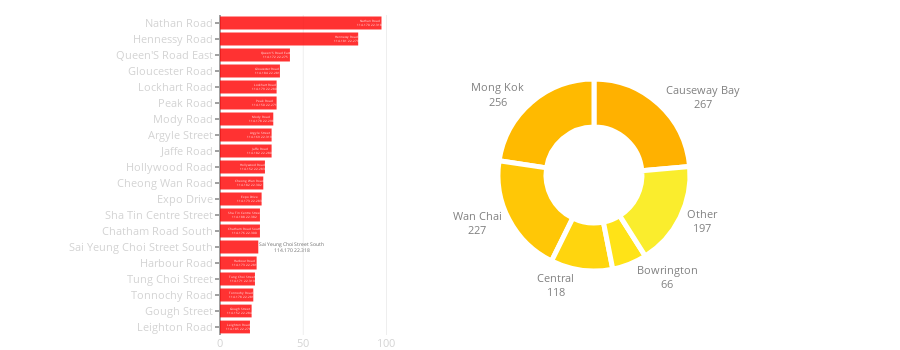

The cell this chart's notebook holds for it:
### Code cell
street_area_combine(city_data)

### Figure 1 — Plotly figure (JSON) as saved in the notebook; plotly's stock layout.template omitted (floating-point values rounded to 4 significant figures)
{"data": [{"hoverinfo": "text", "marker": {"color": "red"}, "opacity": 0.8, "orientation": "h", "showlegend": false, "text": ["Nathan Road<br>114.170 22.318", "Hennessy Road<br>114.181 22.279", "Queen'S Road East<br>114.172 22.275", "Gloucester Road<br>114.184 22.281", "Lockhart Road<br>114.179 22.280", "Peak Road<br>114.150 22.271", "Mody Road<br>114.178 22.298", "Argyle Street<br>114.169 22.319", "Jaffe Road<br>114.182 22.280", "Hollywood Road<br>114.152 22.283", "Cheong Wan Road<br>114.182 22.302", "Expo Drive<br>114.173 22.283", "Sha Tin Centre Street<br>114.188 22.382", "Chatham Road South<br>114.176 22.300", "Sai Yeung Choi Street South<br>114.170 22.318", "Harbour Road<br>114.173 22.281", "Tung Choi Street<br>114.171 22.319", "Tonnochy Road<br>114.178 22.281", "Gough Street<br>114.152 22.284", "Leighton Road<br>114.185 22.278"], "type": "bar", "uid": "e9d0c370-58aa-11e9-b10c-3c15c2cf2370", "x": [97, 83, 42, 36, 34, 34, 32, 31, 31, 27, 26, 25, 24, 24, 23, 22, 21, 20, 19, 18], "y": ["Nathan Road", "Hennessy Road", "Queen'S Road East", "Gloucester Road", "Lockhart Road", "Peak Road", "Mody Road", "Argyle Street", "Jaffe Road", "Hollywood Road", "Cheong Wan Road", "Expo Drive", "Sha Tin Centre Street", "Chatham Road South", "Sai Yeung Choi Street South", "Harbour Road", "Tung Choi Street", "Tonnochy Road", "Gough Street", "Leighton Road"]}, {"domain": {"x": [0.1, 1], "y": [0.2, 0.8]}, "hole": 0.5, "hoverinfo": "label+percent+value", "labels": ["Causeway Bay", "Mong Kok", "Wan Chai", "Central", "Bowrington", "Other"], "marker": {"colors": ["#ffb100", "#ffba00", "#ffc706", "#ffd50e", "#ffe317", "#faed2d"], "line": {"color": "white", "width": 5}}, "sort": false, "textfont": {"color": "grey", "size": 11}, "textinfo": "label+value", "textposition": "outside", "type": "pie", "uid": "e9d0c62c-58aa-11e9-b2e9-3c15c2cf2370", "values": [267, 256, 227, 118, 66, 197]}], "layout": {"height": 350, "hovermode": "closest", "margin": {"b": 15, "l": 220, "r": 0, "t": 15}, "showlegend": false, "width": 900, "xaxis": {"domain": [0, 0.25], "tickfont": {"color": "lightgrey", "size": 11}}, "yaxis": {"autorange": "reversed", "domain": [0, 1], "tickfont": {"color": "lightgrey", "size": 11}, "ticklen": 4}}}
